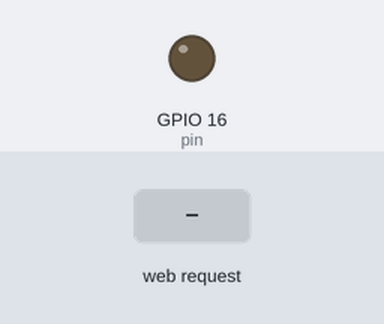
A sketch run on a simulated ESP8266 (NodeMCU). Parts: output pins drawn as LEDs (lit = HIGH). The test bench sets the inputs (shaded band). WiFi joins after 1.5 s; servers stay silent unless stated; what the sketch prints to the serial monitor is not drawn.

Above: at 2.7 s.
2.8 s: HTTP request GET /ledon received
At 4.0 s:
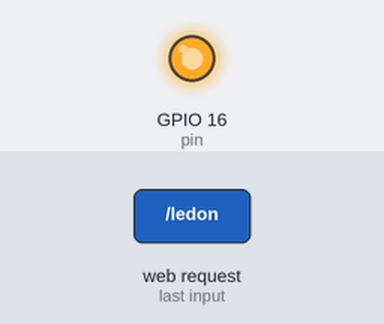
4.3 s: HTTP request GET /ledoff received
At 5.3 s:
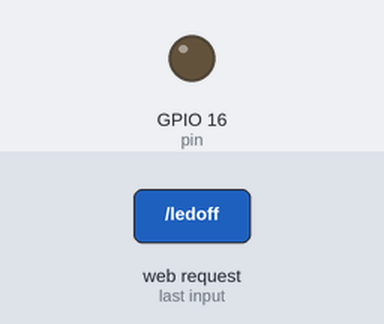
Timing chart, 0 to 7.3 s (numbered marks = the images above; inputs shaded):
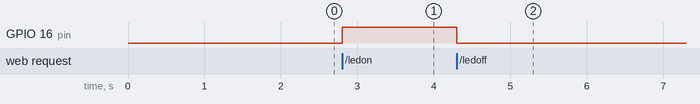

Measured:
- after the input at 2.8 s, GPIO 16 (pin): LOW → HIGH at once
- after the input at 4.3 s, GPIO 16 (pin): HIGH → LOW at once

The sketch:

LEDControl.ino
```cpp
#include <ESP8266WiFi.h>
#include <WiFiClient.h>
#include <ESP8266WebServer.h>
#include <ESP8266mDNS.h>

const int pin = 16;
const int pin2 = 5;
const int pin3 = 4;
const int pin4 = 0;
MDNSResponder mdns;
const char* ssid = "Huang Family Network";
const char* password = "SJHH#100";

ESP8266WebServer server(80);
String webPage = "";

void setup(void) {
  // put your setup code here, to run once:
  Serial.begin(115200);
  pinMode(pin, OUTPUT);
  digitalWrite(pin, LOW);
  WiFi.begin(ssid, password);
  Serial.println("");
  while(WiFi.status() != WL_CONNECTED) {
    delay(500);
    Serial.print(".");
  }
  Serial.println("");
  Serial.print("Connected to ");
  Serial.println(ssid);
  Serial.print("IP Address: ");
  Serial.println(WiFi.localIP());

  if (mdns.begin("esp8266", WiFi.localIP())) {
    Serial.println("MDNS Responder started.");
  }

  server.on("/ledon", []{
    digitalWrite(pin, HIGH);
    webPage = "LED is now on. ";
    server.send(200, "text/html", webPage);
    delay(1);
  });

  server.on("/ledoff", []{
    digitalWrite(pin, LOW);
    webPage = "LED is now off. ";
    server.send(200, "text/html", webPage);
    delay(1);
  });
  server.on("/", []{
    server.send(200, "text/html", "Hello, this is the webpage");
    delay(1);
  });

  server.begin();
}

void loop(void) {
  // put your main code here, to run repeatedly:
  server.handleClient();
}
```
